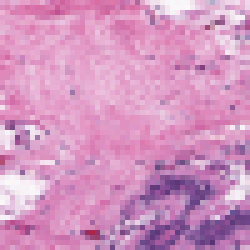
#> input picture demo/cancerSeno_bw/test/cancer/test.png, 50 x 50 px, given as the content of the folder cancerSeno_bw/train/sano, which was not available (shown 5 times larger)
$ jupyter execute --allow-errors feature_research.ipynb   (shell and % lines are left out)   (older library calls are emulated)   (text cells are left out)
#> lines starting #> are read from the running program, lines starting #| are printed output that depends on the picture; long printed decimals are rounded; pictures that were not available may be replaced by others from this repository, and a replacement may not be noted
[cell 1]
import pandas as pd
import os
import cv2
import random
import numpy as np
import matplotlib.pyplot as plt
from skimage.segmentation import flood_fill
from skimage import io, color, exposure, img_as_ubyte
from skimage.feature import graycomatrix, graycoprops
from sklearn.cluster import KMeans, MeanShift
from skimage.measure import label, regionprops
from scipy.stats import skew

[cell 2]
#Uncomment to install dependecy

[cell 3]
# Images root directorie
data_dir = "cancerSeno_bw/train"
output_dir = "featuresTest"

# Class list
classes = ["sano", "cancer"]

# Create output directories
os.makedirs(os.path.join(output_dir, "sano"), exist_ok=True)
os.makedirs(os.path.join(output_dir, "cancer"), exist_ok=True)

# Define angles and distanxes for GLCM (Gray-Level Co-Occurrence Matrix)
angles = [0]
distances = [1]

# Define normalization threshold
treshold = 120

# Define max number of clusters for segmentation
max_clusters = 5

# Initialize lists
# Store texture and density of pixels characteristics
glcm_features = []
densidades_pixeles_oscuros = []
num_cúmulos = []

# Store coordinates of origins in clusters
cluster_seeds = []

# Store loaded images
loaded_images = []

[cell 4]
# Accumulate histograms, GLCM features, and dark pixel densities
histograms = {cls: [] for cls in classes}
glcm_features_all = {cls: [] for cls in classes}
dark_pixel_densities = {cls: [] for cls in classes}
brightness_values = {cls: [] for cls in classes}
std_deviation_values = {cls: [] for cls in classes}
skewness_values = {cls: [] for cls in classes}

[cell 5]
# Create output directories
for cls in classes:
    class_output_dir = os.path.join(output_dir, cls)
    os.makedirs(os.path.join(class_output_dir, "histogram"), exist_ok=True)
    os.makedirs(os.path.join(class_output_dir, "glcmMatrix"), exist_ok=True)
    os.makedirs(os.path.join(class_output_dir, "pixelDensity"), exist_ok=True)
    os.makedirs(os.path.join(class_output_dir, "brightness"), exist_ok=True)
    os.makedirs(os.path.join(class_output_dir, "stdDeviation"), exist_ok=True)
    os.makedirs(os.path.join(class_output_dir, "skewness"), exist_ok=True)
    os.makedirs(class_output_dir, exist_ok=True)

[cell 6]
#Get all images from a directory
def get_images(class_dir):
    file_list = os.listdir(class_dir)
    images = [os.path.join(class_dir, image_name) for image_name in file_list]
    return images

[cell 7]
# Iterate over classes
for cls in classes:
    # Obtain route from current directory
    class_dir = os.path.join(data_dir, cls)
    images = get_images(class_dir)

    # Add image paths to the loaded-images list
    loaded_images.extend(images)
print("Images loaded")

[cell 8]
len(loaded_images)

[cell 9]
def calculate_glcm(image):
    """Calculate the GLCM properties of an image."""
    normalized_image = image / 255.0
    gray_image_uint8 = np.uint8(normalized_image * 255)

    distances = [1]
    angles = [0, np.pi/4, np.pi/2, 3*np.pi/4]

    glcm = graycomatrix(gray_image_uint8, distances=distances, angles=angles, levels=256, symmetric=True, normed=True)

    properties = ['contrast', 'correlation', 'energy', 'homogeneity']
    glcm_features = {prop: graycoprops(glcm, prop) for prop in properties}
    return glcm_features

[cell 10]
def save_glcm_to_csv(glcm_features_list, output_path):
    """Save the GLCM features list to a CSV file."""
    df = pd.DataFrame(glcm_features_list)
    df.to_csv(output_path, index=False)

[cell 11]
for cls in classes:
    for image_path in loaded_images:
        image_name = os.path.basename(image_path).split('.')[0]
        image = cv2.imread(image_path, cv2.IMREAD_GRAYSCALE)
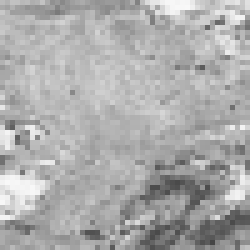
#> image: shape (50, 50) (shown 5 times larger); min 69, max 248, mean 171.8

        # GLCM
        glcm_features = calculate_glcm(image)
#> in calculate_glcm, `glcm_features = {prop: graycoprops(glcm, prop) for prop in properties}`: glcm_features = {'contrast': [[405.7, 733.4, 607.2, 624.3]], 'correlation': [[0.771, 0.582, 0.656, 0.644]], 'energy': [[0.0223, 0.0214, 0.0215, 0.0213]], 'homogeneity': [[0.0824, 0.0719, 0.0789, 0.07]]}
        glcm_features_all[cls].append(glcm_features)

print("GLCM generated")
# Save all GLCM features to a CSV file for each class
for cls in classes:
    combined_glcm_output_path = os.path.join(output_dir, cls, "glcmMatrix", "combined_glcm.csv")
    save_glcm_to_csv(glcm_features_all[cls], combined_glcm_output_path)
#> this loop made 2 passes
#> (cls, df in save_glcm_to_csv) on passes 1 to 2: ('sano', table of 2 rows and 4 columns), ('cancer', table of 2 rows and 4 columns)

print("GLCM saved")

[cell 12]
def calculate_dark_pixel_density(image, treshold):
    """Calculate the density of dark pixels in hyperchromatic areas of an image."""
#> called with treshold = 120
    _, binary_image = cv2.threshold(image, treshold, 255, cv2.THRESH_BINARY)
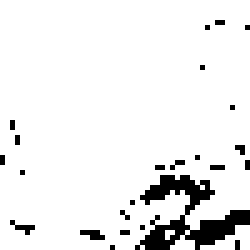
#> binary_image: shape (50, 50) (shown 5 times larger); 92.6% white; black in thin lines or dots
    dark_pixels_count = np.sum(binary_image == 0)
#> dark_pixels_count = 186
    total_area = np.sum(binary_image == 255)
#> total_area = 2314
    dark_pixels_density = dark_pixels_count / total_area if total_area > 0 else 0
#> dark_pixels_density = 0.0804
    return dark_pixels_density

[cell 13]
def save_pixel_density_to_csv(pixel_densities, output_path):
    """Save the pixel densities list to a CSV file."""
    df = pd.DataFrame(pixel_densities, columns=['pixel_density'])
    df.to_csv(output_path, index=False)

[cell 14]
def save_to_csv(data_list, output_path, column_name):
    """Save the data list to a CSV file."""
    df = pd.DataFrame(data_list, columns=[column_name])
    df.to_csv(output_path, index=False)

[cell 15]
for cls in classes:
    for image_path in images:
        image_name = os.path.basename(image_path).split('.')[0]
        image = cv2.imread(image_path, cv2.IMREAD_GRAYSCALE)

        # Dark pixel density
        dark_pixel_density = calculate_dark_pixel_density(image, treshold)
#> dark_pixel_density = 0.0804
        dark_pixel_densities[cls].append(dark_pixel_density)
    print("first class generated")
print("second class generated")

# Save all dark pixel densities to a CSV file for each class
for cls in classes:
    combined_pixel_density_output_path = os.path.join(output_dir, cls, "pixelDensity", "combined_pixelDensity.csv")
    save_pixel_density_to_csv(dark_pixel_densities[cls], combined_pixel_density_output_path)
#> this loop made 2 passes
#> df in save_pixel_density_to_csv on passes 1 to 2: table of 1 rows and 1 columns, table of 1 rows and 1 columns
print("pixel densities saved")

[cell 16]
def calculate_brightness(image):
    """Calculate the brightness of an image."""
    return np.mean(image)

[cell 17]
for cls in classes:
    for image_path in images:
        image_name = os.path.basename(image_path).split('.')[0]
        image = cv2.imread(image_path, cv2.IMREAD_GRAYSCALE)

        # Brightness
        brightness = calculate_brightness(image)
#> brightness = 171.8
        brightness_values[cls].append(brightness)
    print("first class generated")
print("second class generated")

# Save all brightness values to a CSV file for each class
for cls in classes:
    combined_brightness_output_path = os.path.join(output_dir, cls, "brightness", "combined_brightness.csv")
    save_to_csv(brightness_values[cls], combined_brightness_output_path, "brightness")
print("brightness saved")

[cell 18]
def calculate_std_deviation(image):
    """Calculate the standard deviation of an image."""
    return np.std(image)

[cell 19]
for cls in classes:
    for image_path in images:
        image_name = os.path.basename(image_path).split('.')[0]
        image = cv2.imread(image_path, cv2.IMREAD_GRAYSCALE)

        # Standard deviation
        std_deviation = calculate_std_deviation(image)
#> std_deviation = 29.87
        std_deviation_values[cls].append(std_deviation)
    print("first class generated")
print("second class generated")

# Save all standard deviation values to a CSV file for each class
for cls in classes:
    combined_std_deviation_output_path = os.path.join(output_dir, cls, "stdDeviation", "combined_stdDeviation.csv")
    save_to_csv(std_deviation_values[cls], combined_std_deviation_output_path, "std_deviation")
print("std deviation saved")

[cell 20]
def calculate_skewness(image):
    """Calculate the skewness of an image."""
    return skew(image.flatten())

[cell 21]
for cls in classes:
    for image_path in images:
        image_name = os.path.basename(image_path).split('.')[0]
        image = cv2.imread(image_path, cv2.IMREAD_GRAYSCALE)

        # Skewness
        skewness = calculate_skewness(image)
#> skewness = -0.65
        skewness_values[cls].append(skewness)
    print("first class generated")
print("second class generated")

# Save all skewness values to a CSV file for each class
for cls in classes:
    combined_skewness_output_path = os.path.join(output_dir, cls, "skewness", "combined_skewness.csv")
    save_to_csv(skewness_values[cls], combined_skewness_output_path, "skewness")
print("skewness saved")

[cell 22]
def density_histogram(image):
    """Calculate the intensity histogram of an image."""
    histogram, _ = np.histogram(image, bins=256, range=(0, 255))
#> histogram = 256 values, max 64 at index 178, min 0 at index 0, mean 9.77
    return histogram

[cell 23]
for image_path in loaded_images:
        image_name = os.path.basename(image_path).split('.')[0]
        image = cv2.imread(image_path, cv2.IMREAD_GRAYSCALE)

        # Histogram
        histogram = density_histogram(image)
        histograms[cls].append(histogram)

         # Save individual histograms
        histogram_output_path = os.path.join(output_dir, cls, "histogram", f"histogram-{image_name}.png")
        plt.plot(histogram)
        plt.title(f'Histograma de Intensidad - {image_name}')
        plt.xlabel('Intensidad')
        plt.ylabel('Frecuencia')
        plt.savefig(histogram_output_path)
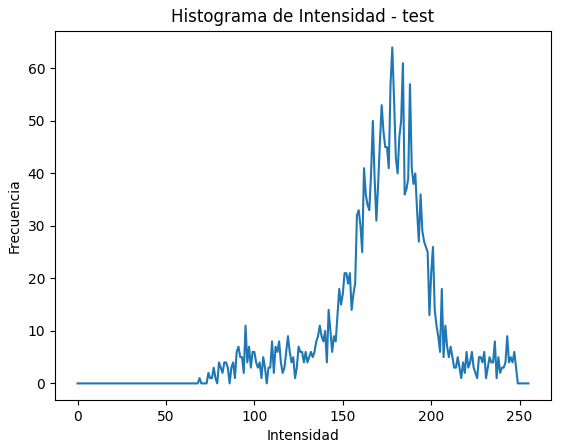
#> figure drawn by matplotlib, 1 panel; curve peaks at x = 178, y = 64
        plt.close()
print("Histograms saved")

[cell 24]
# Print loaded images paths
print("Nombres de las imágenes cargadas:")
for image_path in loaded_images:
    print(os.path.basename(image_path))

[cell 25]
def density_histogram(image):

    # Normalize image
    imagen_normalizada = image / 255.0

    # Calculate image intensity range
    min_intensity = np.min(image)
#> min_intensity = 37
    max_intensity = np.max(image)
#> max_intensity = 252

    # Calculate intensity histogram for image with adjusted bins
    histogram = np.histogram(image, bins=np.arange(min_intensity, max_intensity+1), range=(min_intensity, max_intensity))[0]
#> histogram = 215 values, max 126 at index 187, min 0 at index 1, mean 34.88

    # Show histogram
    plt.plot(histogram)
    plt.title('Histograma de Intensidad de la Imagen')
    plt.xlabel('Intensidad')
    plt.ylabel('Frecuencia')
    plt.show()
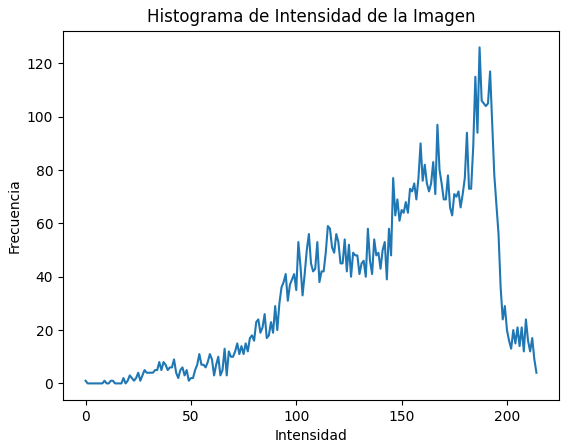
#> figure drawn by matplotlib, 1 panel; curve peaks at x = 187, y = 126

[cell 26]
for image_path in loaded_images:
    print(os.path.basename(image_path))
    gray_image = io.imread(image_path)
    density_histogram(gray_image)

[cell 27]
def calculate_glcm(image):

    # Normalize image
    normalized_image = gray_image / 255.0

    # Define GLCM parameters
    distances = [1]
    angles = [0, np.pi/4, np.pi/2, 3*np.pi/4]

    # Transform image into unsigned int
    gray_image_uint8 = np.uint8(normalized_image * 255)

    # Calculate GLCM
    glcm = graycomatrix(gray_image_uint8, distances=distances, angles=angles, levels=256, symmetric=True, normed=True)

    # Calculate GLCM properties
    properties = ['contrast', 'correlation', 'energy', 'homogeneity']
    glcm_features = []
    for prop in properties:
        glcm_features.append(graycoprops(glcm, prop))

    # Print texture characteristics
    print("Propiedades de la GLCM:")
    for i, prop in enumerate(properties):
        print(f"{prop}: {glcm_features[i]}")
    print("***")
    return glcm

#> (a cell that did not finish here is left out)

[cell 29]
def dark_pixel_density(image, treshold):
    # Apply thresholding to identify hyperchromatic areas
#> called with treshold = 120
    _, binary_image = cv2.threshold(image, treshold, 255, cv2.THRESH_BINARY)
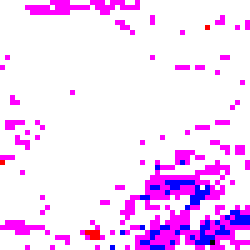
#> binary_image: shape (50, 50, 3) (shown 5 times larger); mean R, G, B 247.9, 212.8, 254.2

    # Calculte the amount of dark pixeles within the hyperchromatic area
    dark_pixels_count = np.sum(binary_image == 0)
#> dark_pixels_count = 492

    # Calculate the total area of the hyperchromatic areas
    total_area = np.sum(binary_image == 255)
#> total_area = 7008

    # Calculate the density of the dark pixels
    dark_pixels_density = dark_pixels_count / total_area
#> dark_pixels_density = 0.0702

    print(f"Densidad de píxeles oscuros en áreas hipercromáticas: {dark_pixels_density}")
#| Densidad de píxeles oscuros en áreas hipercromáticas: 0.07021

    return dark_pixels_density

[cell 30]
for image_path in loaded_images:
    print(os.path.basename(image_path))
    gray_image = io.imread(image_path)

    dpd = dark_pixel_density(gray_image, treshold)
#> dpd = 0.0702

    #Obtain binary image
    _, binary_image = cv2.threshold(gray_image, treshold, 255, cv2.THRESH_BINARY)

    # Configure sub grapghics so they are shown side by side
    fig, axs = plt.subplots(1, 2, figsize=(7, 7))

    # Show original image
    axs[0].imshow(gray_image, cmap='gray')
    axs[0].set_title('Imagen Original')
    axs[0].axis('off')

    # Show treholded image
    axs[1].imshow(binary_image, cmap='gray')
    axs[1].set_title('Imagen Umbralizada (Hipercromasia)')
    axs[1].axis('off')

    plt.show()

[cell 31]
def encontrar_cumulos(imagen):
    # Etiquetar regiones conectadas
    etiquetas = label(imagen)
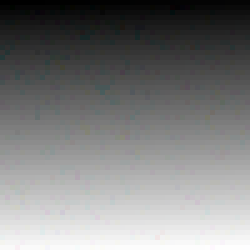
#> etiquetas: shape (50, 50, 3) int64 (shown 5 times larger); mean R, G, B 3198.4, 3210.2, 3207.2; drawn with min black and max white

    # Obtener propiedades de las regiones etiquetadas
    propiedades = regionprops(etiquetas)
#> propiedades = 6502 regions

    # Contar el número de cúmulos y almacenar sus coordenadas
    num_cumulos = len(propiedades)
#> num_cumulos = 6502
    coordenadas_cumulos = [(prop.centroid[0], prop.centroid[1]) for prop in propiedades]
#> coordenadas_cumulos = 6502 pairs, first value 0 to 49, second value 0 to 49

    return num_cumulos, coordenadas_cumulos

[cell 32]
for image_path in loaded_images:
    print(os.path.basename(image_path))
    gray_image = io.imread(image_path)
    num_cumulos, coordenadas_cumulos = encontrar_cumulos(gray_image)
#> num_cumulos = 6502
    print("Número de cúmulos:", num_cumulos)
#| Número de cúmulos: 6502
    print("Coordenadas de los cúmulos:", coordenadas_cumulos)
#> (printed output is left out)
